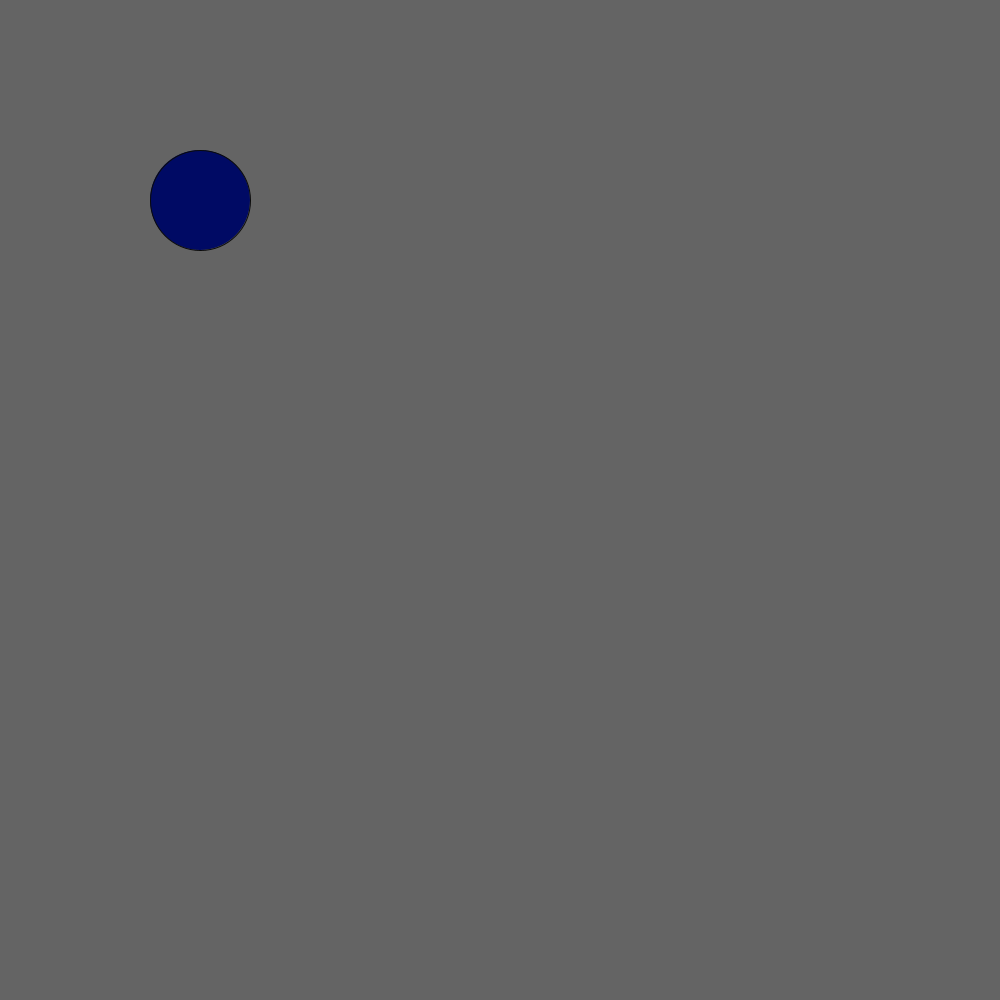
Frame 1 (no input)
Frame 60 (the mouse pressed at the canvas centre just before this capture): identical to frame 1, image omitted
Frame 120 (the mouse held since frame 60 and released just before this capture): identical to frame 1, image omitted

The Processing sketch that drew this single still picture (run headless with seeded random() and noise(); from frame 60 on, the mouse is pressed at the canvas centre):

// Processing sketch: FlappyBird
// ── FlappyBird.pde
void setup(){
  size(1000, 1000);
}
void draw(){
  background(100, 100, 100); 
  fill(0, 10, 100);
  stroke(10, 10, 10);
  ellipse(200, 200, 100, 100);
}
//
